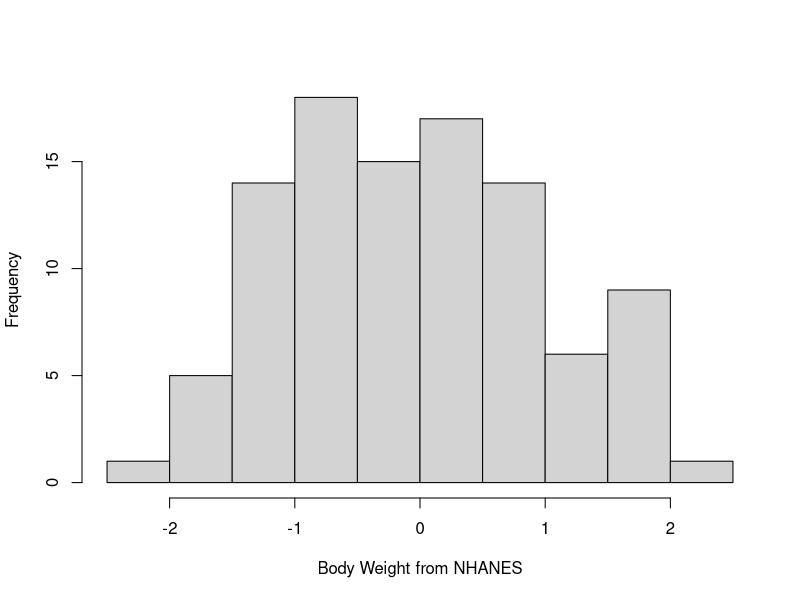
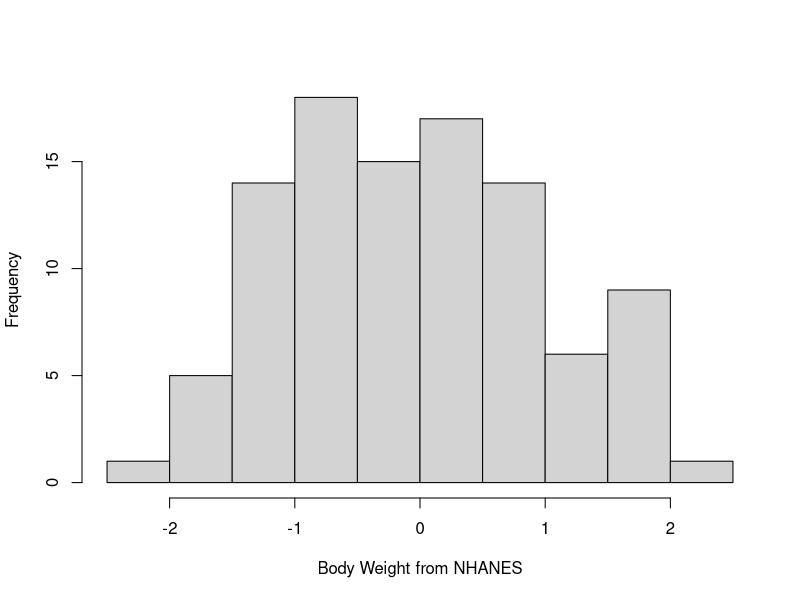
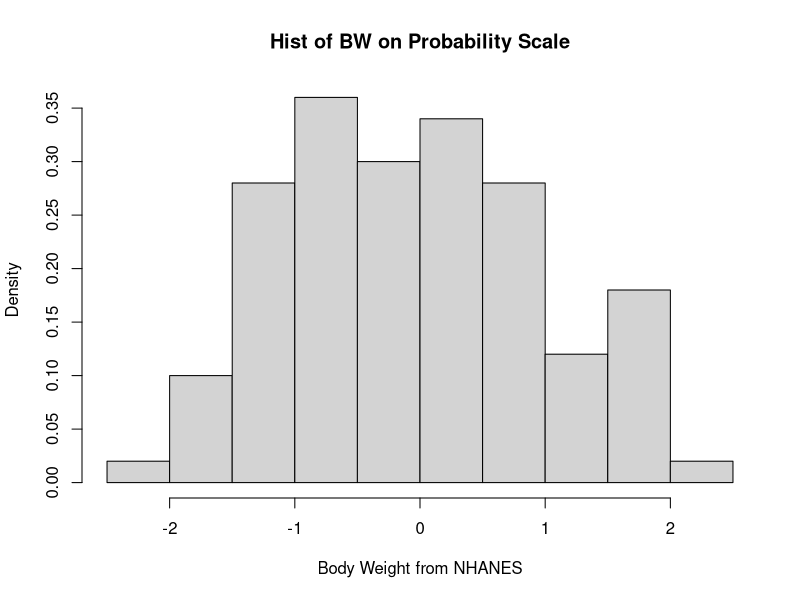

The R source for these figures, in order:
## ---- chunk 1
#load("~/Documents/STAT685Notes/Data/nhgh.rda")
nhgh <- data.frame(wt=rnorm(100))
hist(nhgh$wt, main="", xlab="Body Weight from NHANES")
## ---- chunk 2
## Use a real dataset here
bodywt.hist <- hist(nhgh$wt, main="", xlab="Body Weight from NHANES")
## ---- chunk 3
## Use a real dataset here
bodywt.hist2 <- hist(nhgh$wt, main="Hist of BW on Probability Scale", xlab="Body Weight from NHANES", probability=TRUE)
## ---- chunk 4
names(bodywt.hist)
## ---- chunk 5
bodywt.hist$breaks
bodywt.hist$counts
## ---- chunk 6
binwidth <- bodywt.hist$breaks[2] - bodywt.hist$breaks[1]
bodywt.hist$density
bodywt.hist$counts/(length(nhgh$wt)*binwidth)
